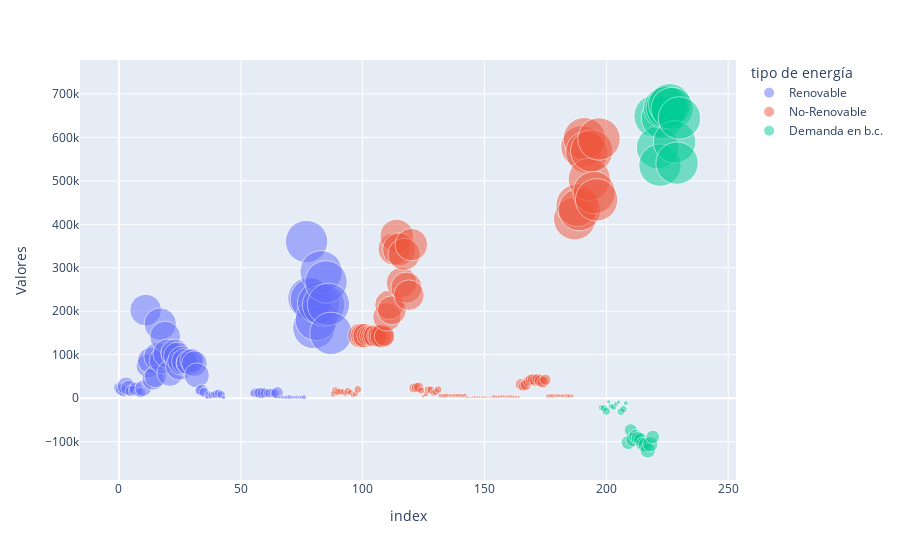

The notebook cell this image was saved under:
### Code cell
px.scatter(data_frame = df_balance,
            y = 'Valores',
            color = 'tipo de energía',
            color_discrete_sequence = colores_personalizados,
            opacity     = 0.5,
            hover_name  = 'nombre',
            size        = 'Porcentaje',
            size_max    = 30
          )

### Figure 1 — Plotly figure (JSON) as saved in the notebook; plotly's stock layout.template omitted (floating-point values rounded to 4 significant figures)
{"data": [{"hovertemplate": "<b>%{hovertext}</b><br><br>tipo de energía=Renovable<br>index=%{x}<br>Valores=%{y}<br>Porcentaje=%{marker.size}<extra></extra>", "hovertext": ["Hidráulica", "Hidráulica", "Hidráulica", "Hidráulica", "Hidráulica", "Hidráulica", "Hidráulica", "Hidráulica", "Hidráulica", "Hidráulica", "Hidráulica", "Eólica", "Eólica", "Eólica", "Eólica", "Eólica", "Eólica", "Eólica", "Eólica", "Eólica", "Eólica", "Eólica", "Solar fotovoltaica", "Solar fotovoltaica", "Solar fotovoltaica", "Solar fotovoltaica", "Solar fotovoltaica", "Solar fotovoltaica", "Solar fotovoltaica", "Solar fotovoltaica", "Solar fotovoltaica", "Solar fotovoltaica", "Solar fotovoltaica", "Solar térmica", "Solar térmica", "Solar térmica", "Solar térmica", "Solar térmica", "Solar térmica", "Solar térmica", "Solar térmica", "Solar térmica", "Solar térmica", "Solar térmica", "Hidroeólica", "Hidroeólica", "Hidroeólica", "Hidroeólica", "Hidroeólica", "Hidroeólica", "Hidroeólica", "Hidroeólica", "Hidroeólica", "Hidroeólica", "Hidroeólica", "Otras renovables", "Otras renovables", "Otras renovables", "Otras renovables", "Otras renovables", "Otras renovables", "Otras renovables", "Otras renovables", "Otras renovables", "Otras renovables", "Otras renovables", "Residuos renovables", "Residuos renovables", "Residuos renovables", "Residuos renovables", "Residuos renovables", "Residuos renovables", "Residuos renovables", "Residuos renovables", "Residuos renovables", "Residuos renovables", "Residuos renovables", "Generación renovable", "Generación renovable", "Generación renovable", "Generación renovable", "Generación renovable", "Generación renovable", "Generación renovable", "Generación renovable", "Generación renovable", "Generación renovable", "Generación renovable"], "legendgroup": "Renovable", "marker": {"color": "#636EFA", "opacity": 0.5, "size": [0.06491, 0.08128, 0.06784, 0.1747, 0.1318, 0.0762, 0.05984, 0.1018, 0.0514, 0.05909, 0.1538, 0.5624, 0.3244, 0.3822, 0.2703, 0.2737, 0.4388, 0.5868, 0.4044, 0.5303, 0.4762, 0.385, 0.286, 0.4491, 0.4274, 0.4571, 0.4761, 0.3866, 0.2763, 0.3844, 0.323, 0.3673, 0.351, 0.05011, 0.07983, 0.05783, 0.0104, 0.0392, 0.03099, 0.02913, 0.04298, 0.04181, 0.03683, 0.01064, 0.0002915, 0.0003814, 0.0001291, 4.225e-05, 3.228e-05, 0.0003704, 0.000402, 0.0005364, 0.0004114, 0.0004231, 0.0006397, 0.02992, 0.05421, 0.05451, 0.07431, 0.0652, 0.05604, 0.03954, 0.05487, 0.04417, 0.04918, 0.08381, 0.006282, 0.01078, 0.01014, 0.01312, 0.01388, 0.01104, 0.008027, 0.01106, 0.008892, 0.01102, 0.01508, 1, 1, 1, 1, 1, 1, 1, 1, 1, 1, 1], "sizemode": "area", "sizeref": 0.001111, "symbol": "circle"}, "mode": "markers", "name": "Renovable", "orientation": "v", "showlegend": true, "type": "scatter", "x": [0, 1, 2, 3, 4, 5, 6, 7, 8, 9, 10, 11, 12, 13, 14, 15, 16, 17, 18, 19, 20, 21, 22, 23, 24, 25, 26, 27, 28, 29, 30, 31, 32, 33, 34, 35, 36, 37, 38, 39, 40, 41, 42, 43, 44, 45, 46, 47, 48, 49, 50, 51, 52, 53, 54, 55, 56, 57, 58, 59, 60, 61, 62, 63, 64, 65, 66, 67, 68, 69, 70, 71, 72, 73, 74, 75, 76, 77, 78, 79, 80, 81, 82, 83, 84, 85, 86, 87], "xaxis": "x", "y": [23390.0, 18680.0, 15430.0, 28350.0, 23890.0, 16700.0, 17390.0, 21800.0, 13740.0, 12760.0, 22930.0, 202700.0, 74550.0, 86900.0, 43870.0, 49610.0, 96160.0, 170600.0, 86620.0, 141800.0, 102800.0, 57380.0, 103100.0, 103200.0, 97180.0, 74180.0, 86290.0, 84710.0, 80310.0, 82330.0, 86370.0, 79300.0, 52330.0, 18060.0, 18350.0, 13150.0, 1688.0, 7104.0, 6790.0, 8467.0, 9205.0, 11180.0, 7952.0, 1586.0, 105.0, 87.67, 29.35, 6.856, 5.849, 81.17, 116.8, 114.9, 110.0, 91.35, 95.36, 10780.0, 12460.0, 12400.0, 12060.0, 11820.0, 12280.0, 11500.0, 11750.0, 11810.0, 10620.0, 12490.0, 2263.0, 2478.0, 2307.0, 2129.0, 2515.0, 2420.0, 2333.0, 2368.0, 2378.0, 2378.0, 2248.0, 360300.0, 229800.0, 227400.0, 162300.0, 181200.0, 219100.0, 290700.0, 214200.0, 267400.0, 215900.0, 149100.0], "yaxis": "y"}, {"hovertemplate": "<b>%{hovertext}</b><br><br>tipo de energía=No-Renovable<br>index=%{x}<br>Valores=%{y}<br>Porcentaje=%{marker.size}<extra></extra>", "hovertext": ["Turbinación bombeo", "Turbinación bombeo", "Turbinación bombeo", "Turbinación bombeo", "Turbinación bombeo", "Turbinación bombeo", "Turbinación bombeo", "Turbinación bombeo", "Turbinación bombeo", "Turbinación bombeo", "Turbinación bombeo", "Nuclear", "Nuclear", "Nuclear", "Nuclear", "Nuclear", "Nuclear", "Nuclear", "Nuclear", "Nuclear", "Nuclear", "Nuclear", "Ciclo combinado", "Ciclo combinado", "Ciclo combinado", "Ciclo combinado", "Ciclo combinado", "Ciclo combinado", "Ciclo combinado", "Ciclo combinado", "Ciclo combinado", "Ciclo combinado", "Ciclo combinado", "Carbón", "Carbón", "Carbón", "Carbón", "Carbón", "Carbón", "Carbón", "Carbón", "Carbón", "Carbón", "Carbón", "Motores diésel", "Motores diésel", "Motores diésel", "Motores diésel", "Motores diésel", "Motores diésel", "Motores diésel", "Motores diésel", "Motores diésel", "Motores diésel", "Motores diésel", "Turbina de gas", "Turbina de gas", "Turbina de gas", "Turbina de gas", "Turbina de gas", "Turbina de gas", "Turbina de gas", "Turbina de gas", "Turbina de gas", "Turbina de gas", "Turbina de gas", "Turbina de vapor", "Turbina de vapor", "Turbina de vapor", "Turbina de vapor", "Turbina de vapor", "Turbina de vapor", "Turbina de vapor", "Turbina de vapor", "Turbina de vapor", "Turbina de vapor", "Turbina de vapor", "Cogeneración", "Cogeneración", "Cogeneración", "Cogeneración", "Cogeneración", "Cogeneración", "Cogeneración", "Cogeneración", "Cogeneración", "Cogeneración", "Cogeneración", "Residuos no renovables", "Residuos no renovables", "Residuos no renovables", "Residuos no renovables", "Residuos no renovables", "Residuos no renovables", "Residuos no renovables", "Residuos no renovables", "Residuos no renovables", "Residuos no renovables", "Residuos no renovables", "Generación no renovable", "Generación no renovable", "Generación no renovable", "Generación no renovable", "Generación no renovable", "Generación no renovable", "Generación no renovable", "Generación no renovable", "Generación no renovable", "Generación no renovable", "Generación no renovable"], "legendgroup": "No-Renovable", "marker": {"color": "#EF553B", "opacity": 0.5, "size": [0.02335, 0.03764, 0.03255, 0.02663, 0.02376, 0.01918, 0.0324, 0.02297, 0.01479, 0.02139, 0.03377, 0.3491, 0.3248, 0.332, 0.2483, 0.2407, 0.253, 0.2844, 0.2519, 0.3024, 0.3133, 0.2392, 0.4528, 0.4838, 0.4663, 0.5931, 0.625, 0.605, 0.5279, 0.5819, 0.5377, 0.5195, 0.5922, 0.05663, 0.05519, 0.05825, 0.03074, 0.00787, 0.01582, 0.03769, 0.03375, 0.02547, 0.03212, 0.03324, 0.01378, 0.01282, 0.01433, 0.01184, 0.01028, 0.01007, 0.01218, 0.01112, 0.01302, 0.01228, 0.01151, 0.005691, 0.002607, 0.004454, 0.005302, 0.004646, 0.003917, 0.005296, 0.004799, 0.003297, 0.002584, 0.005424, 0.01026, 0.006956, 0.008496, 0.00764, 0.006877, 0.006206, 0.00785, 0.007515, 0.007127, 0.006266, 0.005094, 0.07667, 0.06397, 0.07128, 0.06706, 0.071, 0.07673, 0.08138, 0.07633, 0.08422, 0.08096, 0.07126, 0.01175, 0.01223, 0.01232, 0.00938, 0.009877, 0.01, 0.01086, 0.00972, 0.01193, 0.01158, 0.00837, 1, 1, 1, 1, 1, 1, 1, 1, 1, 1, 1], "sizemode": "area", "sizeref": 0.001111, "symbol": "circle"}, "mode": "markers", "name": "No-Renovable", "orientation": "v", "showlegend": true, "type": "scatter", "x": [88, 89, 90, 91, 92, 93, 94, 95, 96, 97, 98, 99, 100, 101, 102, 103, 104, 105, 106, 107, 108, 109, 110, 111, 112, 113, 114, 115, 116, 117, 118, 119, 120, 121, 122, 123, 124, 125, 126, 127, 128, 129, 130, 131, 132, 133, 134, 135, 136, 137, 138, 139, 140, 141, 142, 143, 144, 145, 146, 147, 148, 149, 150, 151, 152, 153, 154, 155, 156, 157, 158, 159, 160, 161, 162, 163, 164, 165, 166, 167, 168, 169, 170, 171, 172, 173, 174, 175, 176, 177, 178, 179, 180, 181, 182, 183, 184, 185, 186, 187, 188, 189, 190, 191, 192, 193, 194, 195, 196, 197], "xaxis": "x", "y": [9635.0, 16710.0, 14120.0, 15410.0, 14190.0, 10850.0, 16320.0, 13070.0, 6995.0, 9757.0, 20140.0, 144100.0, 144200.0, 144000.0, 143700.0, 143700.0, 143200.0, 143300.0, 143300.0, 143100.0, 142900.0, 142600.0, 186900.0, 214700.0, 202200.0, 343100.0, 373100.0, 342300.0, 265900.0, 331000.0, 254300.0, 237000.0, 353200.0, 23370.0, 24500.0, 25270.0, 17780.0, 4699.0, 8950.0, 18980.0, 19200.0, 12050.0, 14660.0, 19830.0, 5687.0, 5689.0, 6217.0, 6848.0, 6135.0, 5698.0, 6133.0, 6325.0, 6160.0, 5601.0, 6863.0, 2349.0, 1157.0, 1932.0, 3067.0, 2774.0, 2216.0, 2667.0, 2729.0, 1560.0, 1179.0, 3235.0, 4235.0, 3088.0, 3685.0, 4420.0, 4106.0, 3511.0, 3953.0, 4274.0, 3371.0, 2859.0, 3038.0, 31640.0, 28400.0, 30920.0, 38800.0, 42390.0, 43410.0, 40990.0, 43420.0, 39840.0, 36940.0, 42500.0, 4850.0, 5427.0, 5346.0, 5427.0, 5897.0, 5660.0, 5470.0, 5529.0, 5643.0, 5283.0, 4992.0, 412700.0, 443900.0, 433700.0, 578500.0, 597000.0, 565800.0, 503600.0, 568800.0, 473000.0, 456200.0, 596400.0], "yaxis": "y"}, {"hovertemplate": "<b>%{hovertext}</b><br><br>tipo de energía=Demanda en b.c.<br>index=%{x}<br>Valores=%{y}<br>Porcentaje=%{marker.size}<extra></extra>", "hovertext": ["Consumos en bombeo", "Consumos en bombeo", "Consumos en bombeo", "Consumos en bombeo", "Consumos en bombeo", "Consumos en bombeo", "Consumos en bombeo", "Consumos en bombeo", "Consumos en bombeo", "Consumos en bombeo", "Consumos en bombeo", "Saldo I. internacionales", "Saldo I. internacionales", "Saldo I. internacionales", "Saldo I. internacionales", "Saldo I. internacionales", "Saldo I. internacionales", "Saldo I. internacionales", "Saldo I. internacionales", "Saldo I. internacionales", "Saldo I. internacionales", "Saldo I. internacionales", "Demanda en b.c.", "Demanda en b.c.", "Demanda en b.c.", "Demanda en b.c.", "Demanda en b.c.", "Demanda en b.c.", "Demanda en b.c.", "Demanda en b.c.", "Demanda en b.c.", "Demanda en b.c.", "Demanda en b.c."], "legendgroup": "Demanda en b.c.", "marker": {"color": "#00CC96", "opacity": 0.5, "size": [0.02448, 0.03044, 0.03811, 0.01008, 0.02074, 0.02285, 0.01461, 0.01026, 0.0347, 0.03176, 0.01349, 0.1137, 0.09564, 0.1209, 0.1045, 0.1035, 0.1056, 0.1159, 0.1194, 0.1346, 0.1317, 0.1057, 1, 1, 1, 1, 1, 1, 1, 1, 1, 1, 1], "sizemode": "area", "sizeref": 0.001111, "symbol": "circle"}, "mode": "markers", "name": "Demanda en b.c.", "orientation": "v", "showlegend": true, "type": "scatter", "x": [198, 199, 200, 201, 202, 203, 204, 205, 206, 207, 208, 209, 210, 211, 212, 213, 214, 215, 216, 217, 218, 219, 220, 221, 222, 223, 224, 225, 226, 227, 228, 229, 230], "xaxis": "x", "y": [-21960.0, -23470.0, -29960.0, -8436.0, -18430.0, -20580.0, -13350.0, -9230.0, -30930.0, -25520.0, -11420.0, -102000.0, -73730.0, -95070.0, -87390.0, -92010.0, -95130.0, -105900.0, -107400.0, -119900.0, -105800.0, -89460.0, 649000.0, 576500.0, 536100.0, 645000.0, 667800.0, 669200.0, 675100.0, 666400.0, 589500.0, 540800.0, 644600.0], "yaxis": "y"}], "layout": {"legend": {"itemsizing": "constant", "title": {"text": "tipo de energía"}, "tracegroupgap": 0}, "margin": {"t": 60}, "xaxis": {"anchor": "y", "domain": [0, 1], "title": {"text": "index"}}, "yaxis": {"anchor": "x", "domain": [0, 1], "title": {"text": "Valores"}}}}
